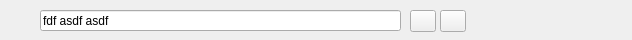
<?xml version="1.0" encoding="UTF-8"?>
<ui version="4.0">
 <class>Searchbar</class>
 <widget class="QWidget" name="Searchbar">
  <property name="geometry">
   <rect>
    <x>0</x>
    <y>0</y>
    <width>632</width>
    <height>40</height>
   </rect>
  </property>
  <property name="windowTitle">
   <string>Form</string>
  </property>
  <widget class="QLineEdit" name="lineEdit">
   <property name="geometry">
    <rect>
     <x>40</x>
     <y>10</y>
     <width>361</width>
     <height>21</height>
    </rect>
   </property>
   <property name="text">
    <string>fdf asdf asdf </string>
   </property>
   <property name="placeholderText">
    <string>Search...</string>
   </property>
  </widget>
  <widget class="QToolButton" name="next">
   <property name="geometry">
    <rect>
     <x>410</x>
     <y>10</y>
     <width>26</width>
     <height>22</height>
    </rect>
   </property>
   <property name="text">
    <string/>
   </property>
  </widget>
  <widget class="QToolButton" name="prev">
   <property name="geometry">
    <rect>
     <x>440</x>
     <y>10</y>
     <width>26</width>
     <height>22</height>
    </rect>
   </property>
   <property name="text">
    <string/>
   </property>
  </widget>
 </widget>
 <resources/>
 <connections/>
</ui>
